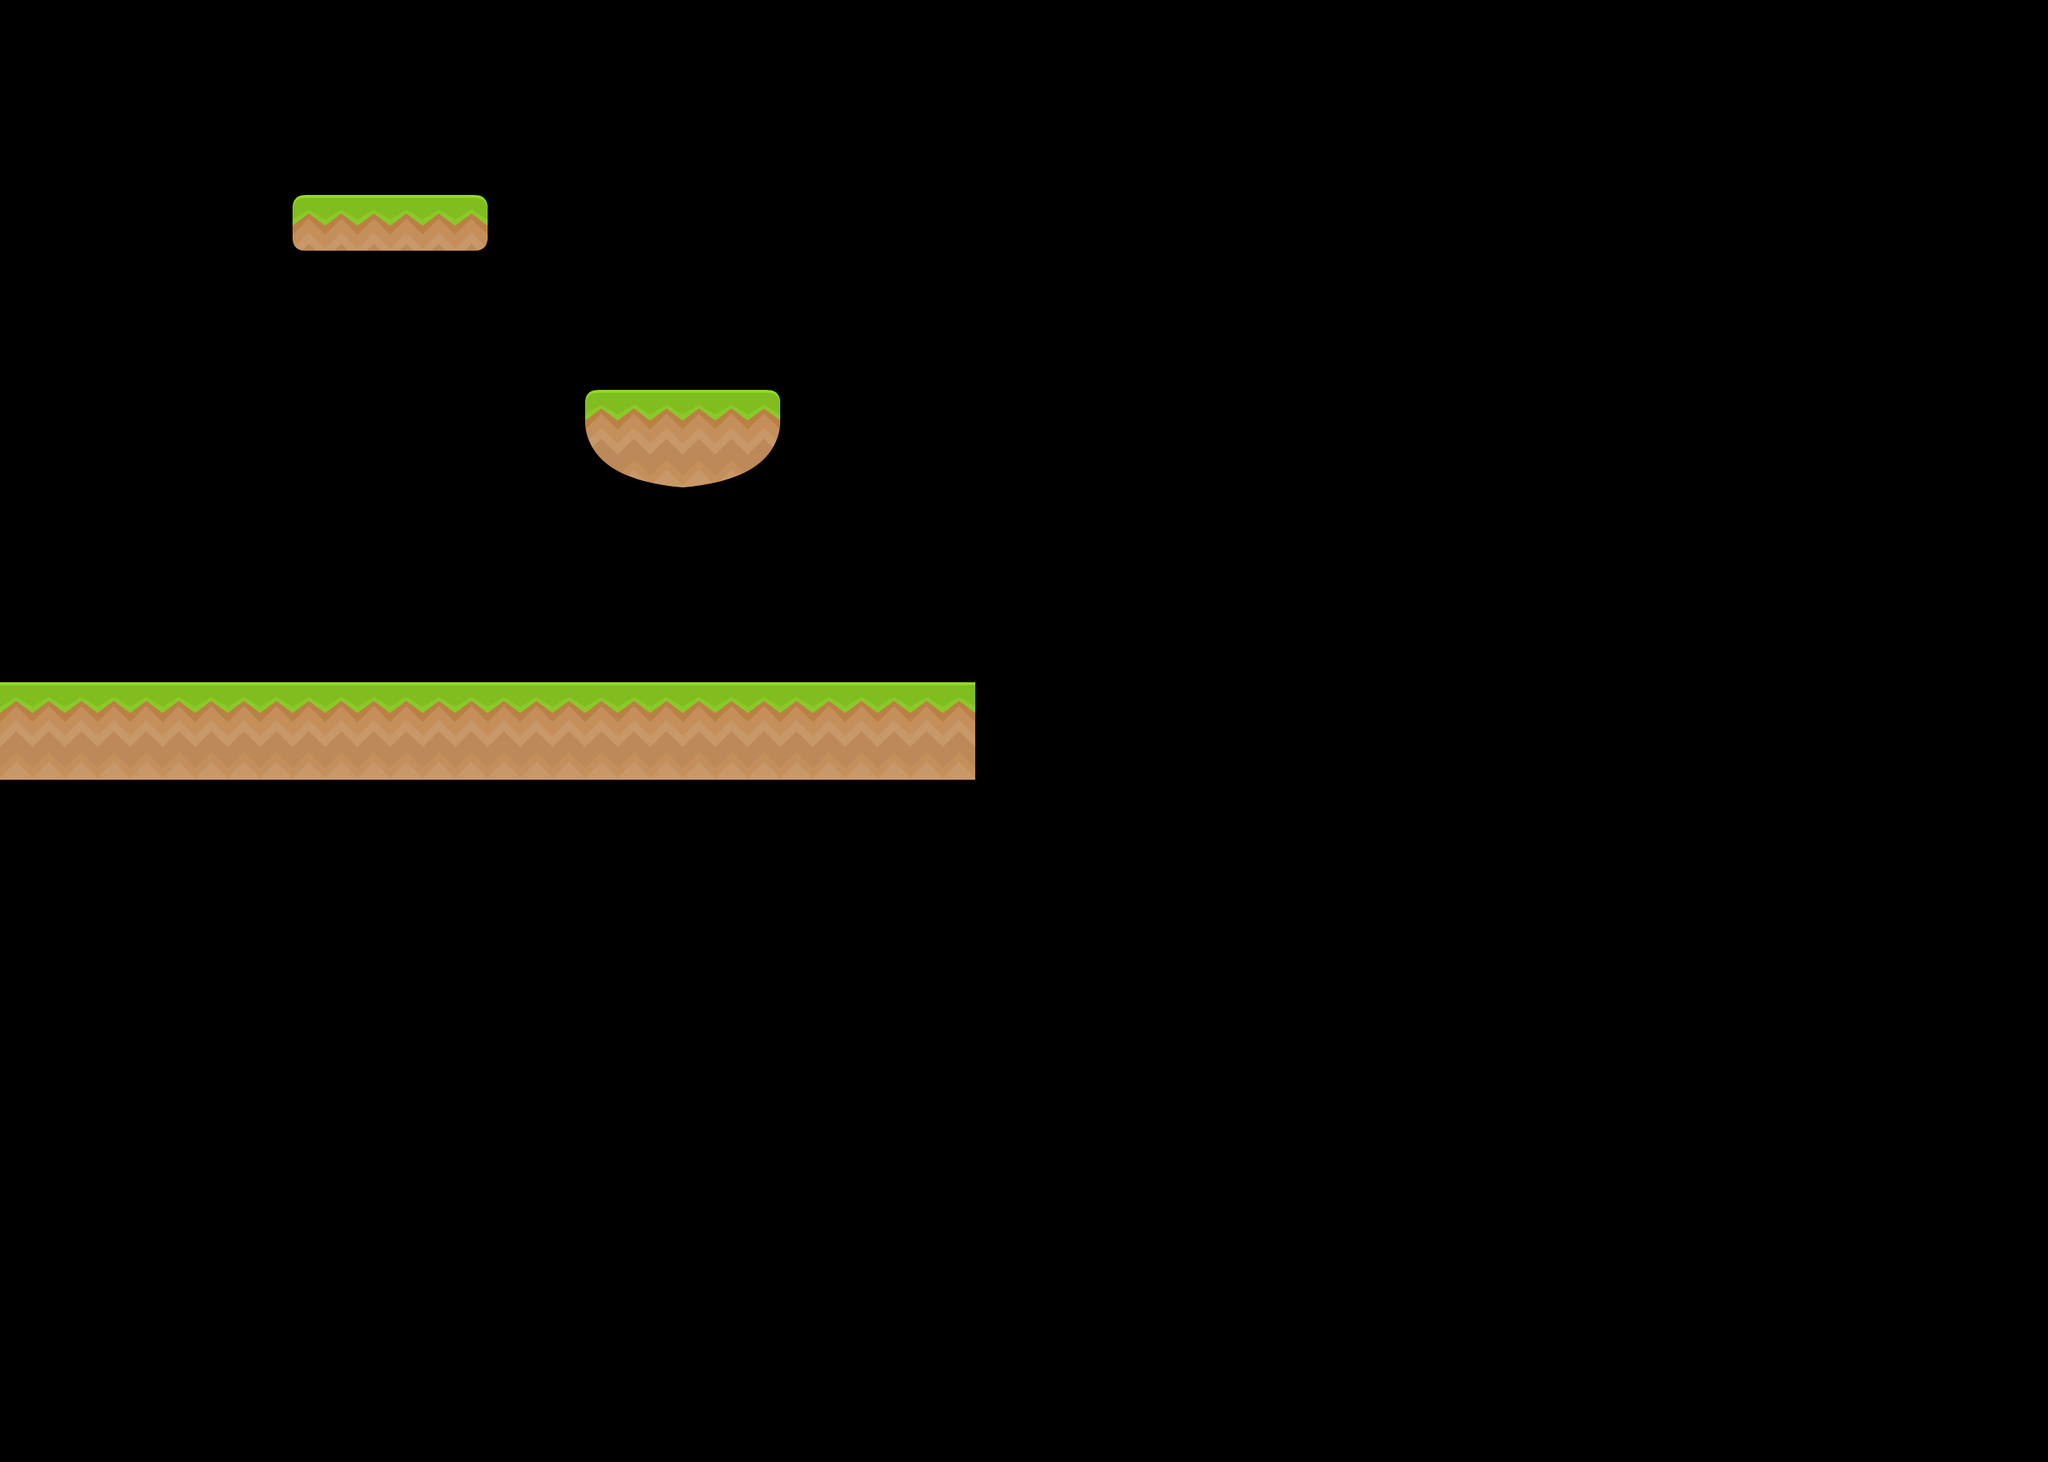

Tiled map render using the project's own tile images. Description and the whole map definition, tile-layer contents included, below:
An orthogonal 21x15 tile map with 128x128 px tiles, 1 tile layer (Tile Layer 1) and 4 objects.

<map version="1.4" tiledversion="1.4.1" orientation="orthogonal" renderorder="right-down" width="21" height="15" tilewidth="128" tileheight="128" infinite="0" nextlayerid="5" nextobjectid="7">
 <tileset firstgid="1" name="spritesheet_ground" tilewidth="128" tileheight="128" tilecount="128" columns="8">
  <image source="Spritesheets/spritesheet_ground.png" width="1024" height="2048" />
 </tileset>
 <layer id="4" name="Tile Layer 1" width="21" height="15">
  <data encoding="csv">
0,0,0,0,0,0,0,0,0,0,0,0,0,0,0,0,0,0,0,0,0,
0,0,0,0,0,0,0,0,0,0,0,0,0,0,0,0,0,0,0,0,0,
0,0,0,57,41,0,0,0,0,0,0,0,0,0,0,0,0,0,0,0,0,
0,0,0,0,0,0,0,0,0,0,0,0,0,0,0,0,0,0,0,0,0,
0,0,0,0,0,0,97,89,0,0,0,0,0,0,0,0,0,0,0,0,0,
0,0,0,0,0,0,0,0,0,0,0,0,0,0,0,0,0,0,0,0,0,
0,0,0,0,0,0,0,0,0,0,0,0,0,0,0,0,0,0,0,0,0,
9,9,9,9,9,9,9,9,9,9,0,0,0,0,0,0,0,0,0,0,0,
0,0,0,0,0,0,0,0,0,0,0,0,0,0,0,0,0,0,0,0,0,
0,0,0,0,0,0,0,0,0,0,0,0,0,0,0,0,0,0,0,0,0,
0,0,0,0,0,0,0,0,0,0,0,0,0,0,0,0,0,0,0,0,0,
0,0,0,0,0,0,0,0,0,0,0,0,0,0,0,0,0,0,0,0,0,
0,0,0,0,0,0,0,0,0,0,0,0,0,0,0,0,0,0,0,0,0,
0,0,0,0,0,0,0,0,0,0,0,0,0,0,0,0,0,0,0,0,0,
0,0,0,0,0,0,0,0,0,0,0,0,0,0,0,0,0,0,0,0,0
</data>
 </layer>
 <objectgroup id="3" name="Object Layer 1">
  <object id="1" x="193.515" y="1113.54" width="1258" height="104" />
  <object id="2" x="786" y="532" width="208" height="78" />
  <object id="3" x="396" y="274" width="228" height="44" />
  <object id="6" x="13.3366" y="903.327" width="1258" height="104" />
 </objectgroup>
</map>
